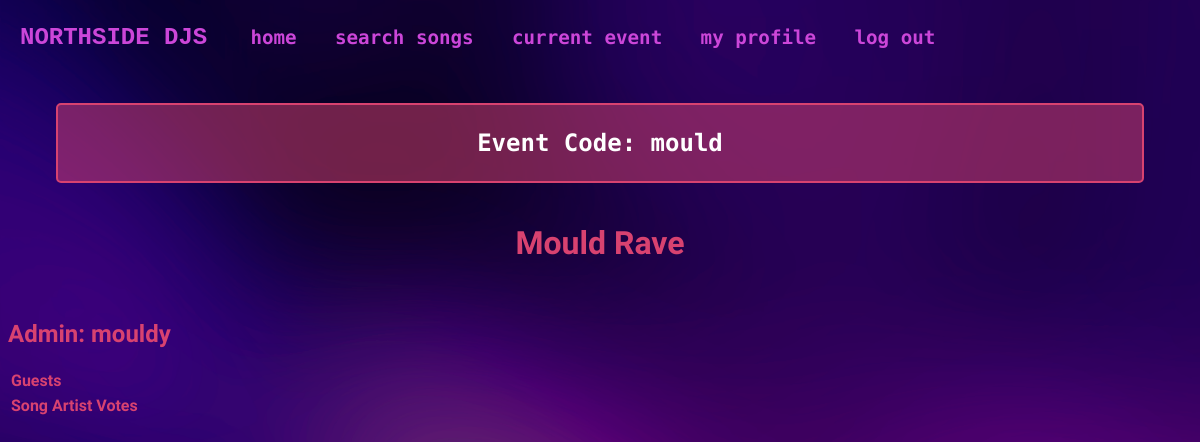
The app's page /event/1 (signed in), older data.
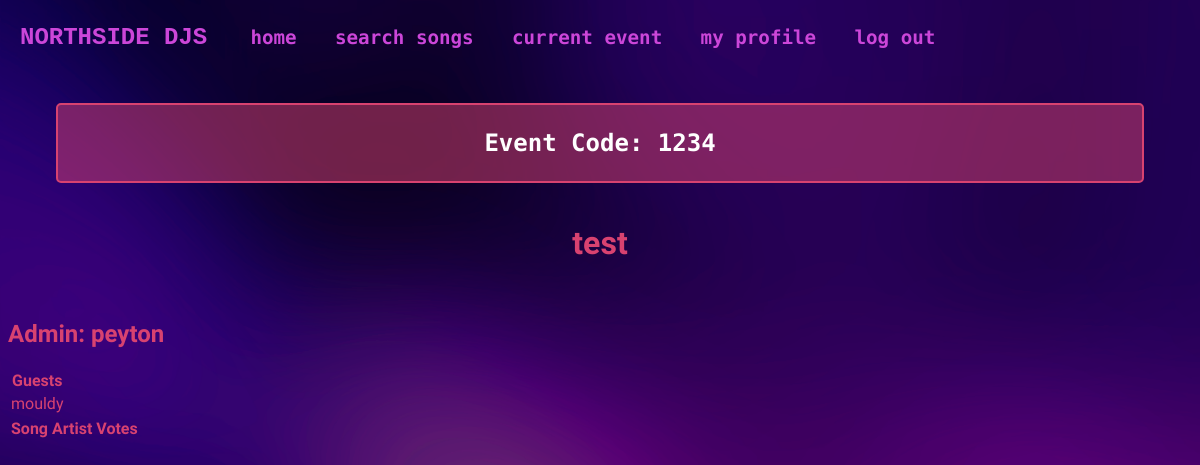
The same page, newer data.
### app/models.py (models this page shows, shortened)
class Events(db.Model):
    event_id = db.Column(db.Integer, primary_key=True, unique=True)
    event_name = db.Column(db.String(64), index=True, unique=True)
    event_code = db.Column(db.Integer, unique=True)
    active_status = db.Column(db.Boolean, default=False)
    user_id = db.Column(db.Integer, db.ForeignKey('user.user_id', name='fk_user_id'))
    user = db.relationship('User', back_populates='events')
    event_users = db.relationship('EventUsers', back_populates='event')
    voted_songs = db.relationship('VotedSongs', back_populates='event')

class User(UserMixin, db.Model):
    user_id = db.Column(db.Integer, primary_key=True)
    username = db.Column(db.String(64), index=True, unique=True)
    email = db.Column(db.String(120), index=True, unique=True)
    password_hash = db.Column(db.String(128))
    about_me = db.Column(db.String(140))
    in_event = db.Column(db.Boolean, default=False)
    events = db.relationship('Events', back_populates='user')
    songs = db.relationship('FavouriteSong', back_populates='user')
    event_users = db.relationship('EventUsers', back_populates='user')
    voted_songs = db.relationship('VotedSongs', back_populates='user')
    song_reviews = db.relationship('SongReviews', back_populates='user', foreign_keys='SongReviews.user_id')
    username_rel = db.relationship('SongReviews', back_populates='username_rel', foreign_keys='SongReviews.username')

### app/routes.py (the view)
@app.route('/event/<int:event_id>', methods=['GET', 'POST'])
@login_required
def event(event_id):
    user_id = current_user.user_id
    user_event = EventUsers.query.filter_by(user_id=user_id).first().event_id
    event_name = Events.query.filter_by(event_id=user_event).first().event_name
    event_code = Events.query.filter_by(event_id=user_event).first().event_code
    users = EventUsers.query.filter_by(event_id=user_event).all()
    admin = EventUsers.query.filter_by(is_admin=1, event_id=user_event).first()
    event_songs = get_event_songs(user_event)
    if admin:
        admin_user = User.query.filter_by(user_id=admin.user_id).first()
        admin_username = admin_user.username
    users_names = []
    for user in users:
        if user.is_admin == 0:
            user_name = User.query.filter_by(user_id=user.user_id).first().username
            users_names.append(user_name)
    return render_template('event.html', event_id=user_event, user_event=user_event, event_name=event_name, event_code=event_code, users=users, users_names=users_names, admin_username=admin_username, event_songs=event_songs)

### app/models.py (called while the page is built)
@login.user_loader
def load_user(user_id):
    return User.query.get(int(user_id))

### app/routes.py (called while the page is built, shortened)
@app.context_processor # injects the current event the user is in into all templates
def inject_user_event():
    if current_user.is_authenticated:
        if current_user.in_event:
            user_id = current_user.user_id
            user_event = EventUsers.query.filter_by(user_id=user_id).first().event_id
            return dict(user_event=user_event)
        else:
            return dict(user_event=None)
    return dict(user_event=None)

def get_event_songs(event_id):
    user_id = current_user.user_id
    event_id = EventUsers.query.filter_by(user_id=user_id).first().event_id
    event_songs = VotedSongs.query.filter_by(event_id=event_id).all()
    unique_songs = set()
    filtered_songs = []
    sorted_songs = sorted(filtered_songs, key=lambda k: k['votes'], reverse=True)
    return sorted_songs

### app/templates/event.html (shortened to what this page needs)
{% extends "base.html" %}
{% block content %}
<div class="centre">
    <h2 class="code">Event Code: {{event_code}}</h2>
    <h1>{{event_name}}</h1>
</div>
<h2>Admin: {{admin_username}}</h2>
<table>
    <tr>
        <th>Guests</th>
    </tr>
    {% for user in users_names %}
        <tr>
            <td>{{user}}</td>
        </tr>
    {% endfor %}
</table>
<table>
    <tr>
        <th>Song</th>
        <th>Artist</th>
        <th>Votes</th>
    </tr>
</table>
{% endblock %}

Row changes from the older to the newer data that the page shows:
no longer on this page (row edited): Events: event_code "mould", event_name "Mould Rave"
now on this page (row edited): Events: event_code "1234", event_name "test"
now on this page (row edited): User: username "peyton"
now on one of the page's lists (row unchanged): User: username "mouldy"
Text that changed along with them:
{{ admin_username }}: "mouldy" → "peyton"
